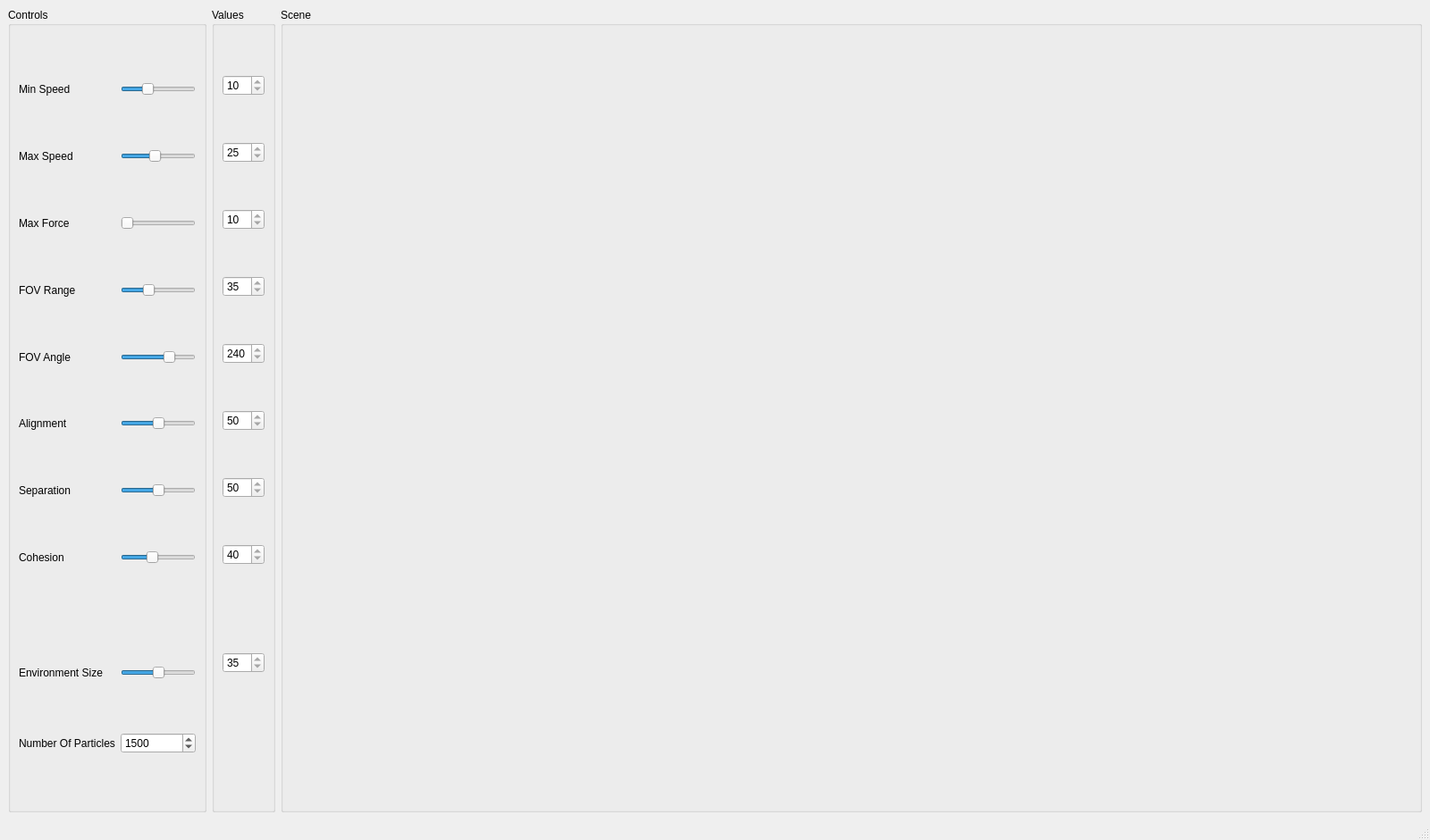
<?xml version="1.0" encoding="UTF-8"?>
<ui version="4.0">
 <class>MainWindow</class>
 <widget class="QMainWindow" name="MainWindow">
  <property name="geometry">
   <rect>
    <x>0</x>
    <y>0</y>
    <width>1600</width>
    <height>900</height>
   </rect>
  </property>
  <property name="minimumSize">
   <size>
    <width>0</width>
    <height>0</height>
   </size>
  </property>
  <property name="windowTitle">
   <string>Boid System</string>
  </property>
  <widget class="QWidget" name="centralwidget">
   <layout class="QGridLayout" name="gridLayout">
    <item row="0" column="0">
     <widget class="QGroupBox" name="groupBox">
      <property name="sizePolicy">
       <sizepolicy hsizetype="Maximum" vsizetype="Preferred">
        <horstretch>0</horstretch>
        <verstretch>0</verstretch>
       </sizepolicy>
      </property>
      <property name="title">
       <string>Controls</string>
      </property>
      <layout class="QFormLayout" name="formLayout_8">
       <item row="0" column="1">
        <spacer name="verticalSpacer">
         <property name="orientation">
          <enum>Qt::Vertical</enum>
         </property>
         <property name="sizeHint" stdset="0">
          <size>
           <width>20</width>
           <height>40</height>
          </size>
         </property>
        </spacer>
       </item>
       <item row="1" column="0">
        <widget class="QLabel" name="label_9">
         <property name="text">
          <string>Min Speed</string>
         </property>
        </widget>
       </item>
       <item row="1" column="1">
        <widget class="QSlider" name="m_minSpeed">
         <property name="minimum">
          <number>5</number>
         </property>
         <property name="maximum">
          <number>20</number>
         </property>
         <property name="pageStep">
          <number>1</number>
         </property>
         <property name="value">
          <number>10</number>
         </property>
         <property name="orientation">
          <enum>Qt::Horizontal</enum>
         </property>
        </widget>
       </item>
       <item row="2" column="1">
        <spacer name="verticalSpacer_2">
         <property name="orientation">
          <enum>Qt::Vertical</enum>
         </property>
         <property name="sizeHint" stdset="0">
          <size>
           <width>20</width>
           <height>40</height>
          </size>
         </property>
        </spacer>
       </item>
       <item row="3" column="0">
        <widget class="QLabel" name="label_8">
         <property name="text">
          <string>Max Speed</string>
         </property>
        </widget>
       </item>
       <item row="3" column="1">
        <widget class="QSlider" name="m_maxSpeed">
         <property name="minimum">
          <number>21</number>
         </property>
         <property name="maximum">
          <number>30</number>
         </property>
         <property name="pageStep">
          <number>1</number>
         </property>
         <property name="value">
          <number>25</number>
         </property>
         <property name="orientation">
          <enum>Qt::Horizontal</enum>
         </property>
        </widget>
       </item>
       <item row="4" column="1">
        <spacer name="verticalSpacer_3">
         <property name="orientation">
          <enum>Qt::Vertical</enum>
         </property>
         <property name="sizeHint" stdset="0">
          <size>
           <width>20</width>
           <height>40</height>
          </size>
         </property>
        </spacer>
       </item>
       <item row="5" column="0">
        <widget class="QLabel" name="label_7">
         <property name="text">
          <string>Max Force</string>
         </property>
        </widget>
       </item>
       <item row="5" column="1">
        <widget class="QSlider" name="m_maxForce">
         <property name="minimum">
          <number>10</number>
         </property>
         <property name="maximum">
          <number>20</number>
         </property>
         <property name="pageStep">
          <number>1</number>
         </property>
         <property name="value">
          <number>10</number>
         </property>
         <property name="orientation">
          <enum>Qt::Horizontal</enum>
         </property>
        </widget>
       </item>
       <item row="6" column="1">
        <spacer name="verticalSpacer_4">
         <property name="orientation">
          <enum>Qt::Vertical</enum>
         </property>
         <property name="sizeHint" stdset="0">
          <size>
           <width>20</width>
           <height>40</height>
          </size>
         </property>
        </spacer>
       </item>
       <item row="7" column="0">
        <widget class="QLabel" name="label_6">
         <property name="text">
          <string>FOV Range</string>
         </property>
        </widget>
       </item>
       <item row="7" column="1">
        <widget class="QSlider" name="m_FOVRange">
         <property name="maximum">
          <number>100</number>
         </property>
         <property name="pageStep">
          <number>1</number>
         </property>
         <property name="value">
          <number>35</number>
         </property>
         <property name="orientation">
          <enum>Qt::Horizontal</enum>
         </property>
        </widget>
       </item>
       <item row="8" column="1">
        <spacer name="verticalSpacer_5">
         <property name="orientation">
          <enum>Qt::Vertical</enum>
         </property>
         <property name="sizeHint" stdset="0">
          <size>
           <width>20</width>
           <height>40</height>
          </size>
         </property>
        </spacer>
       </item>
       <item row="9" column="0">
        <widget class="QLabel" name="label_5">
         <property name="text">
          <string>FOV Angle</string>
         </property>
        </widget>
       </item>
       <item row="9" column="1">
        <widget class="QSlider" name="m_FOVAngle">
         <property name="minimum">
          <number>20</number>
         </property>
         <property name="maximum">
          <number>340</number>
         </property>
         <property name="pageStep">
          <number>1</number>
         </property>
         <property name="value">
          <number>240</number>
         </property>
         <property name="orientation">
          <enum>Qt::Horizontal</enum>
         </property>
        </widget>
       </item>
       <item row="10" column="1">
        <spacer name="verticalSpacer_6">
         <property name="orientation">
          <enum>Qt::Vertical</enum>
         </property>
         <property name="sizeHint" stdset="0">
          <size>
           <width>20</width>
           <height>40</height>
          </size>
         </property>
        </spacer>
       </item>
       <item row="11" column="0">
        <widget class="QLabel" name="label_4">
         <property name="text">
          <string>Alignment</string>
         </property>
        </widget>
       </item>
       <item row="11" column="1">
        <widget class="QSlider" name="m_alignment">
         <property name="maximum">
          <number>100</number>
         </property>
         <property name="pageStep">
          <number>1</number>
         </property>
         <property name="value">
          <number>50</number>
         </property>
         <property name="orientation">
          <enum>Qt::Horizontal</enum>
         </property>
        </widget>
       </item>
       <item row="12" column="1">
        <spacer name="verticalSpacer_7">
         <property name="orientation">
          <enum>Qt::Vertical</enum>
         </property>
         <property name="sizeHint" stdset="0">
          <size>
           <width>20</width>
           <height>40</height>
          </size>
         </property>
        </spacer>
       </item>
       <item row="13" column="0">
        <widget class="QLabel" name="label_3">
         <property name="text">
          <string>Separation</string>
         </property>
        </widget>
       </item>
       <item row="13" column="1">
        <widget class="QSlider" name="m_separation">
         <property name="maximum">
          <number>100</number>
         </property>
         <property name="pageStep">
          <number>1</number>
         </property>
         <property name="value">
          <number>50</number>
         </property>
         <property name="orientation">
          <enum>Qt::Horizontal</enum>
         </property>
        </widget>
       </item>
       <item row="14" column="1">
        <spacer name="verticalSpacer_8">
         <property name="orientation">
          <enum>Qt::Vertical</enum>
         </property>
         <property name="sizeHint" stdset="0">
          <size>
           <width>20</width>
           <height>40</height>
          </size>
         </property>
        </spacer>
       </item>
       <item row="15" column="0">
        <widget class="QLabel" name="label_2">
         <property name="text">
          <string>Cohesion</string>
         </property>
        </widget>
       </item>
       <item row="15" column="1">
        <widget class="QSlider" name="m_cohesion">
         <property name="maximum">
          <number>100</number>
         </property>
         <property name="pageStep">
          <number>1</number>
         </property>
         <property name="value">
          <number>40</number>
         </property>
         <property name="orientation">
          <enum>Qt::Horizontal</enum>
         </property>
        </widget>
       </item>
       <item row="16" column="1">
        <spacer name="verticalSpacer_12">
         <property name="orientation">
          <enum>Qt::Vertical</enum>
         </property>
         <property name="sizeHint" stdset="0">
          <size>
           <width>20</width>
           <height>40</height>
          </size>
         </property>
        </spacer>
       </item>
       <item row="17" column="1">
        <spacer name="verticalSpacer_9">
         <property name="orientation">
          <enum>Qt::Vertical</enum>
         </property>
         <property name="sizeHint" stdset="0">
          <size>
           <width>20</width>
           <height>40</height>
          </size>
         </property>
        </spacer>
       </item>
       <item row="18" column="0">
        <widget class="QLabel" name="label">
         <property name="text">
          <string>Environment Size</string>
         </property>
        </widget>
       </item>
       <item row="18" column="1">
        <widget class="QSlider" name="m_envSize">
         <property name="minimum">
          <number>20</number>
         </property>
         <property name="maximum">
          <number>50</number>
         </property>
         <property name="pageStep">
          <number>1</number>
         </property>
         <property name="value">
          <number>35</number>
         </property>
         <property name="orientation">
          <enum>Qt::Horizontal</enum>
         </property>
        </widget>
       </item>
       <item row="19" column="1">
        <spacer name="verticalSpacer_11">
         <property name="orientation">
          <enum>Qt::Vertical</enum>
         </property>
         <property name="sizeHint" stdset="0">
          <size>
           <width>20</width>
           <height>40</height>
          </size>
         </property>
        </spacer>
       </item>
       <item row="20" column="0">
        <widget class="QLabel" name="label_10">
         <property name="text">
          <string>Number Of Particles</string>
         </property>
        </widget>
       </item>
       <item row="21" column="0">
        <spacer name="verticalSpacer_10">
         <property name="orientation">
          <enum>Qt::Vertical</enum>
         </property>
         <property name="sizeHint" stdset="0">
          <size>
           <width>20</width>
           <height>40</height>
          </size>
         </property>
        </spacer>
       </item>
       <item row="20" column="1">
        <widget class="QSpinBox" name="m_nParticles">
         <property name="minimum">
          <number>100</number>
         </property>
         <property name="maximum">
          <number>4000</number>
         </property>
         <property name="value">
          <number>1500</number>
         </property>
        </widget>
       </item>
      </layout>
     </widget>
    </item>
    <item row="0" column="2">
     <widget class="QGroupBox" name="Controls">
      <property name="sizePolicy">
       <sizepolicy hsizetype="Preferred" vsizetype="Preferred">
        <horstretch>0</horstretch>
        <verstretch>0</verstretch>
       </sizepolicy>
      </property>
      <property name="title">
       <string>Scene</string>
      </property>
     </widget>
    </item>
    <item row="0" column="1">
     <widget class="QGroupBox" name="groupBox_2">
      <property name="sizePolicy">
       <sizepolicy hsizetype="Maximum" vsizetype="Minimum">
        <horstretch>0</horstretch>
        <verstretch>0</verstretch>
       </sizepolicy>
      </property>
      <property name="title">
       <string>Values</string>
      </property>
      <layout class="QFormLayout" name="formLayout">
       <item row="0" column="0">
        <spacer name="verticalSpacer_14">
         <property name="orientation">
          <enum>Qt::Vertical</enum>
         </property>
         <property name="sizeHint" stdset="0">
          <size>
           <width>20</width>
           <height>40</height>
          </size>
         </property>
        </spacer>
       </item>
       <item row="1" column="0">
        <widget class="QSpinBox" name="spinBox">
         <property name="enabled">
          <bool>true</bool>
         </property>
         <property name="font">
          <font>
           <kerning>true</kerning>
          </font>
         </property>
         <property name="toolTip">
          <string/>
         </property>
         <property name="frame">
          <bool>true</bool>
         </property>
         <property name="readOnly">
          <bool>true</bool>
         </property>
         <property name="maximum">
          <number>500</number>
         </property>
         <property name="value">
          <number>10</number>
         </property>
        </widget>
       </item>
       <item row="2" column="0">
        <spacer name="verticalSpacer_15">
         <property name="orientation">
          <enum>Qt::Vertical</enum>
         </property>
         <property name="sizeHint" stdset="0">
          <size>
           <width>20</width>
           <height>40</height>
          </size>
         </property>
        </spacer>
       </item>
       <item row="3" column="0">
        <widget class="QSpinBox" name="spinBox_3">
         <property name="readOnly">
          <bool>true</bool>
         </property>
         <property name="maximum">
          <number>500</number>
         </property>
         <property name="value">
          <number>25</number>
         </property>
        </widget>
       </item>
       <item row="4" column="0">
        <spacer name="verticalSpacer_16">
         <property name="orientation">
          <enum>Qt::Vertical</enum>
         </property>
         <property name="sizeHint" stdset="0">
          <size>
           <width>20</width>
           <height>40</height>
          </size>
         </property>
        </spacer>
       </item>
       <item row="5" column="0">
        <widget class="QSpinBox" name="spinBox_4">
         <property name="readOnly">
          <bool>true</bool>
         </property>
         <property name="accelerated">
          <bool>false</bool>
         </property>
         <property name="maximum">
          <number>500</number>
         </property>
         <property name="value">
          <number>10</number>
         </property>
        </widget>
       </item>
       <item row="6" column="0">
        <spacer name="verticalSpacer_17">
         <property name="orientation">
          <enum>Qt::Vertical</enum>
         </property>
         <property name="sizeHint" stdset="0">
          <size>
           <width>20</width>
           <height>40</height>
          </size>
         </property>
        </spacer>
       </item>
       <item row="7" column="0">
        <widget class="QSpinBox" name="spinBox_7">
         <property name="readOnly">
          <bool>true</bool>
         </property>
         <property name="maximum">
          <number>500</number>
         </property>
         <property name="value">
          <number>35</number>
         </property>
        </widget>
       </item>
       <item row="8" column="0">
        <spacer name="verticalSpacer_18">
         <property name="orientation">
          <enum>Qt::Vertical</enum>
         </property>
         <property name="sizeHint" stdset="0">
          <size>
           <width>20</width>
           <height>40</height>
          </size>
         </property>
        </spacer>
       </item>
       <item row="9" column="0">
        <widget class="QSpinBox" name="spinBox_8">
         <property name="readOnly">
          <bool>true</bool>
         </property>
         <property name="maximum">
          <number>500</number>
         </property>
         <property name="value">
          <number>240</number>
         </property>
        </widget>
       </item>
       <item row="10" column="0">
        <spacer name="verticalSpacer_19">
         <property name="orientation">
          <enum>Qt::Vertical</enum>
         </property>
         <property name="sizeHint" stdset="0">
          <size>
           <width>20</width>
           <height>40</height>
          </size>
         </property>
        </spacer>
       </item>
       <item row="11" column="0">
        <widget class="QSpinBox" name="spinBox_9">
         <property name="readOnly">
          <bool>true</bool>
         </property>
         <property name="maximum">
          <number>500</number>
         </property>
         <property name="value">
          <number>50</number>
         </property>
        </widget>
       </item>
       <item row="12" column="0">
        <spacer name="verticalSpacer_20">
         <property name="orientation">
          <enum>Qt::Vertical</enum>
         </property>
         <property name="sizeHint" stdset="0">
          <size>
           <width>20</width>
           <height>40</height>
          </size>
         </property>
        </spacer>
       </item>
       <item row="13" column="0">
        <widget class="QSpinBox" name="spinBox_6">
         <property name="readOnly">
          <bool>true</bool>
         </property>
         <property name="maximum">
          <number>500</number>
         </property>
         <property name="value">
          <number>50</number>
         </property>
        </widget>
       </item>
       <item row="14" column="0">
        <spacer name="verticalSpacer_21">
         <property name="orientation">
          <enum>Qt::Vertical</enum>
         </property>
         <property name="sizeHint" stdset="0">
          <size>
           <width>20</width>
           <height>40</height>
          </size>
         </property>
        </spacer>
       </item>
       <item row="15" column="0">
        <widget class="QSpinBox" name="spinBox_5">
         <property name="readOnly">
          <bool>true</bool>
         </property>
         <property name="maximum">
          <number>500</number>
         </property>
         <property name="value">
          <number>40</number>
         </property>
         <property name="displayIntegerBase">
          <number>10</number>
         </property>
        </widget>
       </item>
       <item row="16" column="0">
        <spacer name="verticalSpacer_25">
         <property name="orientation">
          <enum>Qt::Vertical</enum>
         </property>
         <property name="sizeHint" stdset="0">
          <size>
           <width>20</width>
           <height>40</height>
          </size>
         </property>
        </spacer>
       </item>
       <item row="17" column="0">
        <spacer name="verticalSpacer_22">
         <property name="orientation">
          <enum>Qt::Vertical</enum>
         </property>
         <property name="sizeHint" stdset="0">
          <size>
           <width>20</width>
           <height>40</height>
          </size>
         </property>
        </spacer>
       </item>
       <item row="18" column="0">
        <widget class="QSpinBox" name="spinBox_2">
         <property name="readOnly">
          <bool>true</bool>
         </property>
         <property name="maximum">
          <number>500</number>
         </property>
         <property name="value">
          <number>35</number>
         </property>
        </widget>
       </item>
       <item row="19" column="0">
        <spacer name="horizontalSpacer_2">
         <property name="orientation">
          <enum>Qt::Horizontal</enum>
         </property>
         <property name="sizeHint" stdset="0">
          <size>
           <width>40</width>
           <height>20</height>
          </size>
         </property>
        </spacer>
       </item>
       <item row="20" column="0">
        <spacer name="horizontalSpacer">
         <property name="orientation">
          <enum>Qt::Horizontal</enum>
         </property>
         <property name="sizeHint" stdset="0">
          <size>
           <width>40</width>
           <height>20</height>
          </size>
         </property>
        </spacer>
       </item>
       <item row="22" column="0">
        <spacer name="verticalSpacer_13">
         <property name="orientation">
          <enum>Qt::Vertical</enum>
         </property>
         <property name="sizeHint" stdset="0">
          <size>
           <width>20</width>
           <height>40</height>
          </size>
         </property>
        </spacer>
       </item>
       <item row="21" column="0">
        <spacer name="verticalSpacer_23">
         <property name="orientation">
          <enum>Qt::Vertical</enum>
         </property>
         <property name="sizeHint" stdset="0">
          <size>
           <width>20</width>
           <height>40</height>
          </size>
         </property>
        </spacer>
       </item>
      </layout>
     </widget>
    </item>
   </layout>
  </widget>
  <widget class="QMenuBar" name="menubar">
   <property name="geometry">
    <rect>
     <x>0</x>
     <y>0</y>
     <width>1600</width>
     <height>24</height>
    </rect>
   </property>
  </widget>
  <widget class="QStatusBar" name="statusbar"/>
 </widget>
 <resources/>
 <connections>
  <connection>
   <sender>m_envSize</sender>
   <signal>valueChanged(int)</signal>
   <receiver>spinBox_2</receiver>
   <slot>setValue(int)</slot>
   <hints>
    <hint type="sourcelabel">
     <x>215</x>
     <y>724</y>
    </hint>
    <hint type="destinationlabel">
     <x>306</x>
     <y>710</y>
    </hint>
   </hints>
  </connection>
  <connection>
   <sender>m_cohesion</sender>
   <signal>valueChanged(int)</signal>
   <receiver>spinBox_5</receiver>
   <slot>setValue(int)</slot>
   <hints>
    <hint type="sourcelabel">
     <x>216</x>
     <y>602</y>
    </hint>
    <hint type="destinationlabel">
     <x>280</x>
     <y>598</y>
    </hint>
   </hints>
  </connection>
  <connection>
   <sender>m_separation</sender>
   <signal>valueChanged(int)</signal>
   <receiver>spinBox_6</receiver>
   <slot>setValue(int)</slot>
   <hints>
    <hint type="sourcelabel">
     <x>230</x>
     <y>533</y>
    </hint>
    <hint type="destinationlabel">
     <x>313</x>
     <y>535</y>
    </hint>
   </hints>
  </connection>
  <connection>
   <sender>m_alignment</sender>
   <signal>valueChanged(int)</signal>
   <receiver>spinBox_9</receiver>
   <slot>setValue(int)</slot>
   <hints>
    <hint type="sourcelabel">
     <x>210</x>
     <y>466</y>
    </hint>
    <hint type="destinationlabel">
     <x>285</x>
     <y>466</y>
    </hint>
   </hints>
  </connection>
  <connection>
   <sender>m_FOVAngle</sender>
   <signal>valueChanged(int)</signal>
   <receiver>spinBox_8</receiver>
   <slot>setValue(int)</slot>
   <hints>
    <hint type="sourcelabel">
     <x>194</x>
     <y>397</y>
    </hint>
    <hint type="destinationlabel">
     <x>299</x>
     <y>397</y>
    </hint>
   </hints>
  </connection>
  <connection>
   <sender>m_FOVRange</sender>
   <signal>valueChanged(int)</signal>
   <receiver>spinBox_7</receiver>
   <slot>setValue(int)</slot>
   <hints>
    <hint type="sourcelabel">
     <x>208</x>
     <y>324</y>
    </hint>
    <hint type="destinationlabel">
     <x>275</x>
     <y>324</y>
    </hint>
   </hints>
  </connection>
  <connection>
   <sender>m_maxForce</sender>
   <signal>valueChanged(int)</signal>
   <receiver>spinBox_4</receiver>
   <slot>setValue(int)</slot>
   <hints>
    <hint type="sourcelabel">
     <x>215</x>
     <y>257</y>
    </hint>
    <hint type="destinationlabel">
     <x>308</x>
     <y>259</y>
    </hint>
   </hints>
  </connection>
  <connection>
   <sender>m_maxSpeed</sender>
   <signal>valueChanged(int)</signal>
   <receiver>spinBox_3</receiver>
   <slot>setValue(int)</slot>
   <hints>
    <hint type="sourcelabel">
     <x>232</x>
     <y>191</y>
    </hint>
    <hint type="destinationlabel">
     <x>314</x>
     <y>189</y>
    </hint>
   </hints>
  </connection>
  <connection>
   <sender>m_minSpeed</sender>
   <signal>valueChanged(int)</signal>
   <receiver>spinBox</receiver>
   <slot>setValue(int)</slot>
   <hints>
    <hint type="sourcelabel">
     <x>221</x>
     <y>121</y>
    </hint>
    <hint type="destinationlabel">
     <x>310</x>
     <y>119</y>
    </hint>
   </hints>
  </connection>
 </connections>
</ui>
